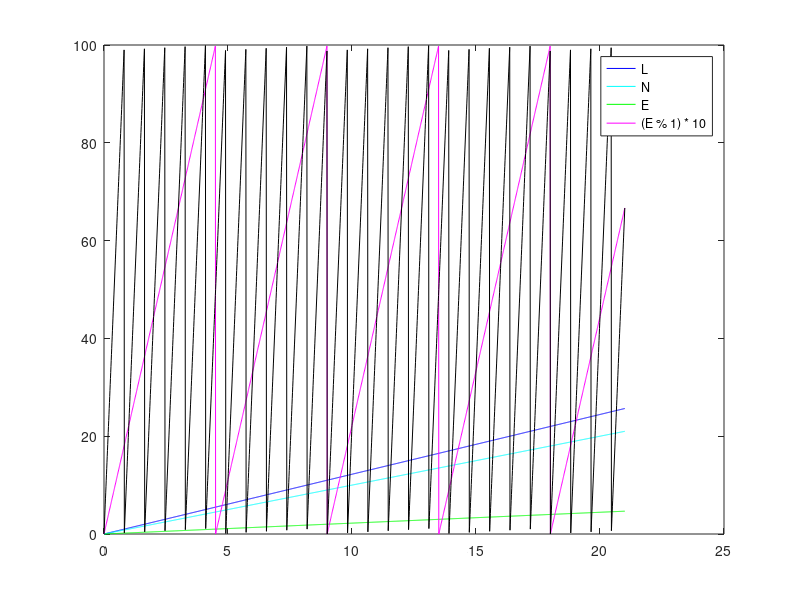
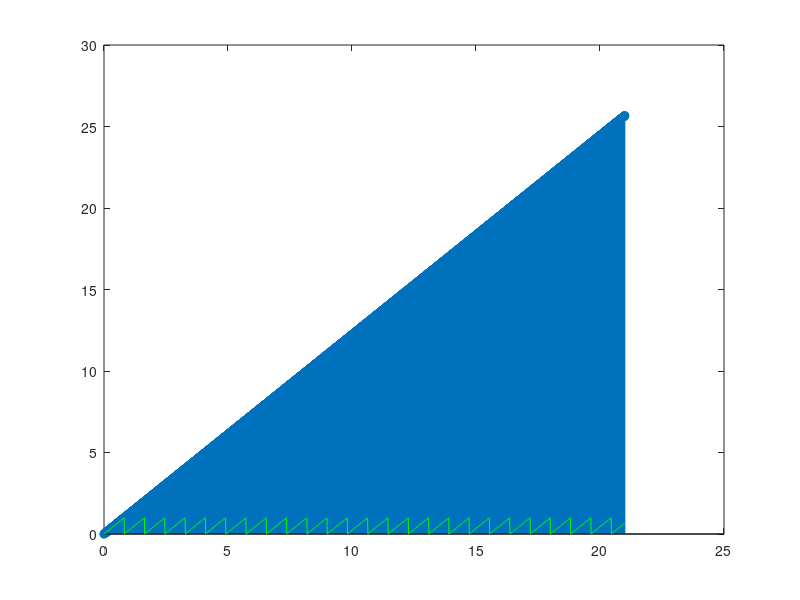

Recreate these plots in MATLAB, in order.
clc; clear; close all;

n_max = 21;

N = 0:0.01:n_max;

P1 = 1.1;
P2 = 0.9;

theta = atan(P1/P2);

L = N*tan(theta);

E = L - N;

figure(1)
plot(N,L, 'color', 'b');
hold on
plot(N,N, 'color', 'c');
plot(N,E, 'color', 'g');
plot(N,mod(E,1).*100, 'color', 'm');
plot(N,mod(L,1).*100, 'color', 'k');

legend('L', 'N', 'E', '(E % 1) * 10');

figure(2)
stem(N,L);
hold on
plot(N,mod(L,1), 'color', 'g');
